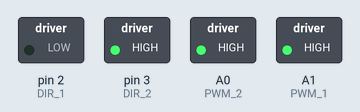
This sketch was run on a simulated Arduino Uno, built with avr-gcc and run on an emulated ATmega328P. On the bench: switched loads named in the sketch (green lamp = pin HIGH).

Above: at 0.6 s.
At 2.7 s:
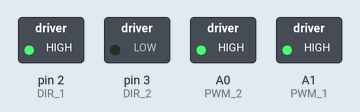
At 3.7 s:
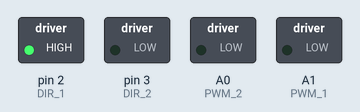
At 5.2 s:
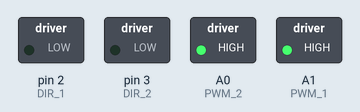
At 8.1 s:
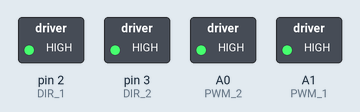
At 11.6 s:
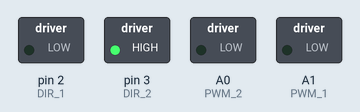
Timing chart, 0 to 13.0 s (numbered marks = the images above):
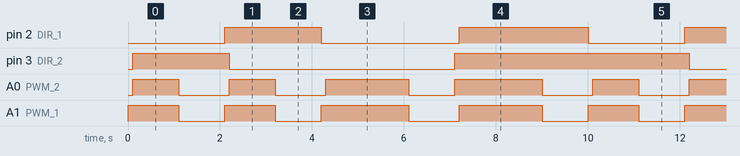

The sketch:

DC-Motor-Base-Code.ino
```cpp
//Cheng Lin
//19 Sept 17
//Arduino code to control two brush DC motors with the Pololu DRV8835 Dual Motor Driver Kit for Raspberry Pi

//------------declare variables--------------------------
int DIR_1 = 2; //pin to control motor 1's direction (digital)
int PWM_1 = A1; //pin to control motor 1's speed (analog)

int DIR_2 = 3; //pin to control motor 2's direction (digital)
int PWM_2 = A0; //pin to control motor 2's speed (analog)

//declare int as factor for converting degrees to duration of turn (in milliseconds)
//factor will be determined through testing
int factor = 10;

//------------setup-------------------------------
void setup() {
  //set the direction pins as output
  pinMode(DIR_1, OUTPUT);
  pinMode(DIR_2, OUTPUT);

  //PWM pins do not need to be set as output to be used
}

//----------create methods to run motors-----------
void motorDelay(){

}
//we will construct the robot so
//LOW digital output is forward for M1
//HIGH digital output is forward for M2

//method to go forward, method accepts amount of time to travel forward
void forward (int count){
  analogWrite(PWM_1, 255); //set speed to max
  digitalWrite(DIR_1, LOW); //LOW means M1 goes forward

  //delay because Arduino does not have enough current to start both at same time
  delay(100);

  analogWrite(PWM_2, 255); //set speed to max
  digitalWrite(DIR_2, HIGH);

  delay(count);
  motorStop();
}
//method to go backward, method accepts amount of time to travel backward
void backward(int count) {

  analogWrite(PWM_1, 255);
  digitalWrite(DIR_1, HIGH); //HIGH means M1 goes backward

  //delay because Arduino does not have enough current to start both at same time
  delay(100);

  analogWrite(PWM_2, 255);
  digitalWrite(DIR_2, LOW); //LOW means M2 goes backward

  delay(count);
  motorStop();
}

//method to turn right, accepts a degree value for the magnitude of the turn
void rightTurn(int deg) {
  //right turns require M1 to go forward while M2 backward
  //motor 1 goes forward
  analogWrite(PWM_1, 255); //set speed to max
  digitalWrite(DIR_1, LOW); //LOW means M1 goes forward

  //delay because Arduino does not have enough current to start both at same time
  delay (100);

  //motor 2 goes backward
  analogWrite(PWM_2, 255); //set speed
  digitalWrite(DIR_2, LOW); //LOW means M2 goes backward

  delay(factor*deg);
  motorStop();
}

//method to turn left, accepts a degree value for the magnitude of the turn
void leftTurn(int deg) {
  //left turns require M2 to go forward while M1 backward
  //motor 2 goes forward
  analogWrite(PWM_2, 255); //set speed to max
  digitalWrite(DIR_2, HIGH); //LOW means M2 goes forward

  //delay because Arduino does not have enough current to start both at same time
  delay (100);

  //motor 1 goes backward
  analogWrite(PWM_1, 255); //set speed
  digitalWrite(DIR_1, HIGH); //LOW means M2 goes backward

  delay(factor*deg);
  motorStop();
}

//stop method, stops motors for 1 second
void motorStop() {
  analogWrite(PWM_1, 0);
  analogWrite(PWM_2, 0);
  delay(1000); //stop motor for one second
}

//-----------loop----------------------------------
void loop() {
  forward(1000);
  backward(1000);
  rightTurn(180);
  leftTurn(180);

}
```

Measured:
- by itself, pin 2 (DIR_1): repeats every 10.0 s: LOW 3.0 s, HIGH 2.8 s, LOW 2.1 s, HIGH 2.1 s
- by itself, pin 3 (DIR_2): repeats every 10.0 s: LOW 4.9 s, HIGH 5.1 s
- by itself, A0 (PWM_2): repeats every 10.0 s: LOW 1.1 s, HIGH 1.0 s, LOW 1.1 s, HIGH 1.8 s, LOW 1.0 s, HIGH 1.9 s, LOW 1.1 s, HIGH 1.0 s
- by itself, A1 (PWM_1): repeats every 10.0 s: LOW 1.0 s, HIGH 1.1 s, LOW 1.0 s, HIGH 1.9 s, LOW 1.1 s, HIGH 1.8 s, LOW 1.0 s, HIGH 1.1 s
